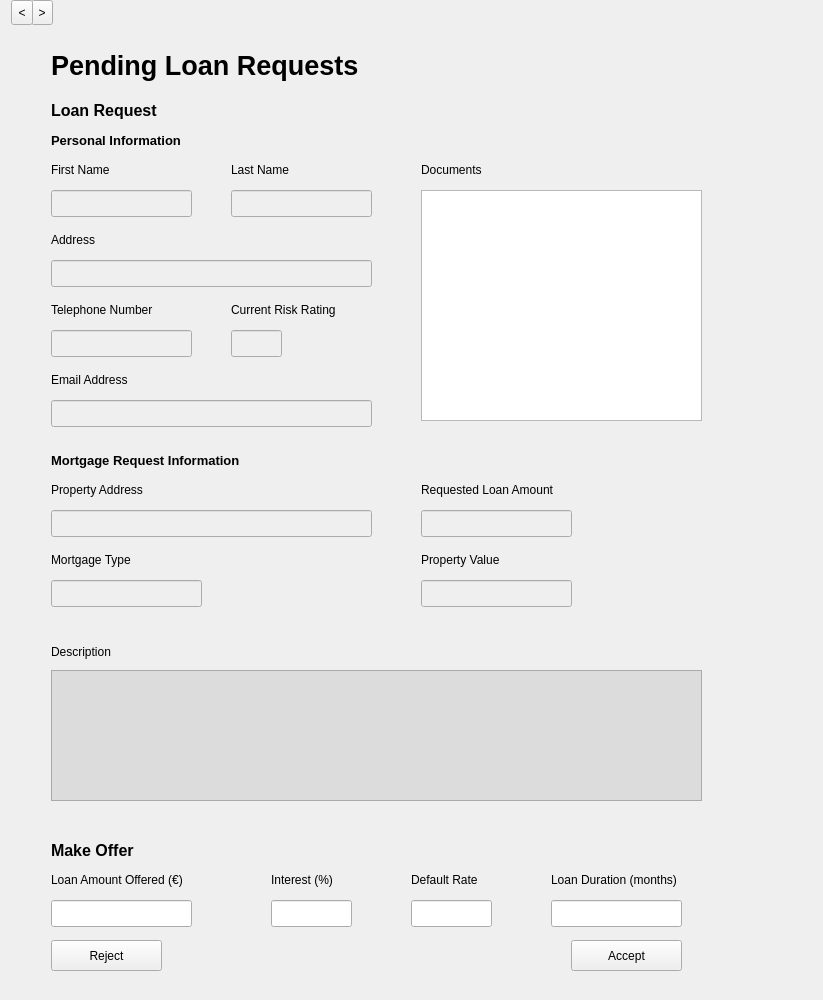
            <widget class="QWidget" name="scrollAreaWidgetContents">
             <property name="geometry">
              <rect>
               <x>0</x>
               <y>-367</y>
               <width>823</width>
               <height>1000</height>
              </rect>
             </property>
             <layout class="QHBoxLayout" name="horizontalLayout_3">
              <property name="spacing">
               <number>0</number>
              </property>
              <property name="sizeConstraint">
               <enum>QLayout::SetDefaultConstraint</enum>
              </property>
              <property name="leftMargin">
               <number>0</number>
              </property>
              <property name="topMargin">
               <number>0</number>
              </property>
              <property name="rightMargin">
               <number>0</number>
              </property>
              <property name="bottomMargin">
               <number>0</number>
              </property>
              <item>
               <spacer name="verticalSpacer">
                <property name="orientation">
                 <enum>Qt::Vertical</enum>
                </property>
                <property name="sizeType">
                 <enum>QSizePolicy::Fixed</enum>
                </property>
                <property name="sizeHint" stdset="0">
                 <size>
                  <width>1</width>
                  <height>1000</height>
                 </size>
                </property>
               </spacer>
              </item>
              <item>
               <widget class="QWidget" name="widget" native="true">
                <widget class="QToolButton" name="next_3">
                 <property name="geometry">
                  <rect>
                   <x>30</x>
                   <y>0</y>
                   <width>22</width>
                   <height>25</height>
                  </rect>
                 </property>
                 <property name="text">
                  <string>&gt;</string>
                 </property>
                </widget>
                <widget class="QLineEdit" name="fiplr2_lastname_lineedit">
                 <property name="enabled">
                  <bool>false</bool>
                 </property>
                 <property name="geometry">
                  <rect>
                   <x>230</x>
                   <y>190</y>
                   <width>141</width>
                   <height>27</height>
                  </rect>
                 </property>
                </widget>
                <widget class="QLineEdit" name="fiplr2_property_value_lineedit">
                 <property name="enabled">
                  <bool>false</bool>
                 </property>
                 <property name="geometry">
                  <rect>
                   <x>420</x>
                   <y>580</y>
                   <width>151</width>
                   <height>27</height>
                  </rect>
                 </property>
                </widget>
                <widget class="QLineEdit" name="fiplr2_risk_lineedit">
                 <property name="enabled">
                  <bool>false</bool>
                 </property>
                 <property name="geometry">
                  <rect>
                   <x>230</x>
                   <y>330</y>
                   <width>51</width>
                   <height>27</height>
                  </rect>
                 </property>
                </widget>
                <widget class="QToolButton" name="prev_3">
                 <property name="geometry">
                  <rect>
                   <x>10</x>
                   <y>0</y>
                   <width>22</width>
                   <height>25</height>
                  </rect>
                 </property>
                 <property name="text">
                  <string>&lt;</string>
                 </property>
                </widget>
                <widget class="QLabel" name="fiplr2_property_address_label">
                 <property name="geometry">
                  <rect>
                   <x>50</x>
                   <y>480</y>
                   <width>141</width>
                   <height>20</height>
                  </rect>
                 </property>
                 <property name="font">
                  <font>
                   <weight>50</weight>
                   <bold>false</bold>
                  </font>
                 </property>
                 <property name="text">
                  <string>Property Address</string>
                 </property>
                </widget>
                <widget class="QLabel" name="fiplr2_lastname_label">
                 <property name="geometry">
                  <rect>
                   <x>230</x>
                   <y>160</y>
                   <width>90</width>
                   <height>20</height>
                  </rect>
                 </property>
                 <property name="font">
                  <font>
                   <weight>50</weight>
                   <bold>false</bold>
                  </font>
                 </property>
                 <property name="text">
                  <string>Last Name</string>
                 </property>
                </widget>
                <widget class="QLabel" name="fiplr2_loan_amount_label">
                 <property name="geometry">
                  <rect>
                   <x>420</x>
                   <y>480</y>
                   <width>211</width>
                   <height>20</height>
                  </rect>
                 </property>
                 <property name="font">
                  <font>
                   <weight>50</weight>
                   <bold>false</bold>
                  </font>
                 </property>
                 <property name="text">
                  <string>Requested Loan Amount</string>
                 </property>
                </widget>
                <widget class="QPushButton" name="fiplr2_reject_pushbutton">
                 <property name="geometry">
                  <rect>
                   <x>50</x>
                   <y>940</y>
                   <width>111</width>
                   <height>31</height>
                  </rect>
                 </property>
                 <property name="text">
                  <string>Reject</string>
                 </property>
                </widget>
                <widget class="QLineEdit" name="fiplr2_offer_amount_lineedit">
                 <property name="geometry">
                  <rect>
                   <x>50</x>
                   <y>900</y>
                   <width>141</width>
                   <height>27</height>
                  </rect>
                 </property>
                </widget>
                <widget class="QLabel" name="fiplr2_mortgage_information_label">
                 <property name="geometry">
                  <rect>
                   <x>50</x>
                   <y>450</y>
                   <width>241</width>
                   <height>21</height>
                  </rect>
                 </property>
                 <property name="font">
                  <font>
                   <pointsize>10</pointsize>
                   <weight>75</weight>
                   <bold>true</bold>
                  </font>
                 </property>
                 <property name="text">
                  <string>Mortgage Request Information</string>
                 </property>
                </widget>
                <widget class="QLabel" name="fiplr2_email_label">
                 <property name="geometry">
                  <rect>
                   <x>50</x>
                   <y>370</y>
                   <width>181</width>
                   <height>20</height>
                  </rect>
                 </property>
                 <property name="font">
                  <font>
                   <weight>50</weight>
                   <bold>false</bold>
                  </font>
                 </property>
                 <property name="text">
                  <string>Email Address</string>
                 </property>
                </widget>
                <widget class="QLabel" name="fiplr2_title_label">
                 <property name="geometry">
                  <rect>
                   <x>50</x>
                   <y>40</y>
                   <width>361</width>
                   <height>51</height>
                  </rect>
                 </property>
                 <property name="font">
                  <font>
                   <pointsize>20</pointsize>
                   <weight>75</weight>
                   <bold>true</bold>
                  </font>
                 </property>
                 <property name="text">
                  <string>Pending Loan Requests</string>
                 </property>
                </widget>
                <widget class="QLabel" name="fiplr2_phonenumber_label">
                 <property name="geometry">
                  <rect>
                   <x>50</x>
                   <y>300</y>
                   <width>141</width>
                   <height>20</height>
                  </rect>
                 </property>
                 <property name="font">
                  <font>
                   <weight>50</weight>
                   <bold>false</bold>
                  </font>
                 </property>
                 <property name="text">
                  <string>Telephone Number</string>
                 </property>
                </widget>
                <widget class="QListView" name="fiplr2_documents_listview">
                 <property name="geometry">
                  <rect>
                   <x>420</x>
                   <y>190</y>
                   <width>281</width>
                   <height>231</height>
                  </rect>
                 </property>
                </widget>
                <widget class="QLabel" name="fiplr2_loan_request_label">
                 <property name="geometry">
                  <rect>
                   <x>50</x>
                   <y>100</y>
                   <width>221</width>
                   <height>21</height>
                  </rect>
                 </property>
                 <property name="font">
                  <font>
                   <pointsize>12</pointsize>
                   <weight>75</weight>
                   <bold>true</bold>
                  </font>
                 </property>
                 <property name="text">
                  <string>Loan Request</string>
                 </property>
                </widget>
                <widget class="QLabel" name="fiplr2_loan_duration_label">
                 <property name="geometry">
                  <rect>
                   <x>550</x>
                   <y>870</y>
                   <width>141</width>
                   <height>20</height>
                  </rect>
                 </property>
                 <property name="font">
                  <font>
                   <weight>50</weight>
                   <bold>false</bold>
                  </font>
                 </property>
                 <property name="text">
                  <string>Loan Duration (months)</string>
                 </property>
                </widget>
                <widget class="QLineEdit" name="fiplr2_loan_amount_lineedit">
                 <property name="enabled">
                  <bool>false</bool>
                 </property>
                 <property name="geometry">
                  <rect>
                   <x>420</x>
                   <y>510</y>
                   <width>151</width>
                   <height>27</height>
                  </rect>
                 </property>
                </widget>
                <widget class="QLineEdit" name="fiplr2_default_rate_lineedit">
                 <property name="geometry">
                  <rect>
                   <x>410</x>
                   <y>900</y>
                   <width>81</width>
                   <height>27</height>
                  </rect>
                 </property>
                </widget>
                <widget class="QLabel" name="fiplr2_firstname_label">
                 <property name="geometry">
                  <rect>
                   <x>50</x>
                   <y>160</y>
                   <width>90</width>
                   <height>20</height>
                  </rect>
                 </property>
                 <property name="font">
                  <font>
                   <weight>50</weight>
                   <bold>false</bold>
                  </font>
                 </property>
                 <property name="text">
                  <string>First Name</string>
                 </property>
                </widget>
                <widget class="QLabel" name="fiplr2_address_label">
                 <property name="geometry">
                  <rect>
                   <x>50</x>
                   <y>230</y>
                   <width>370</width>
                   <height>20</height>
                  </rect>
                 </property>
                 <property name="font">
                  <font>
                   <weight>50</weight>
                   <bold>false</bold>
                  </font>
                 </property>
                 <property name="text">
                  <string>Address</string>
                 </property>
                </widget>
                <widget class="QLineEdit" name="fiplr2_loan_duration_lineedit">
                 <property name="geometry">
                  <rect>
                   <x>550</x>
                   <y>900</y>
                   <width>131</width>
                   <height>27</height>
                  </rect>
                 </property>
                </widget>
                <widget class="QLineEdit" name="fiplr2_mortgage_type_lineedit">
                 <property name="enabled">
                  <bool>false</bool>
                 </property>
                 <property name="geometry">
                  <rect>
                   <x>50</x>
                   <y>580</y>
                   <width>151</width>
                   <height>27</height>
                  </rect>
                 </property>
                </widget>
                <widget class="QLineEdit" name="fiplr2_address_lineedit">
                 <property name="enabled">
                  <bool>false</bool>
                 </property>
                 <property name="geometry">
                  <rect>
                   <x>50</x>
                   <y>260</y>
                   <width>321</width>
                   <height>27</height>
                  </rect>
                 </property>
                </widget>
                <widget class="QLabel" name="fiplr2_offer_amount_label">
                 <property name="geometry">
                  <rect>
                   <x>50</x>
                   <y>870</y>
                   <width>161</width>
                   <height>20</height>
                  </rect>
                 </property>
                 <property name="font">
                  <font>
                   <weight>50</weight>
                   <bold>false</bold>
                  </font>
                 </property>
                 <property name="text">
                  <string>Loan Amount Offered (€)</string>
                 </property>
                </widget>
                <widget class="QLineEdit" name="fiplr2_offer_interest_lineedit">
                 <property name="geometry">
                  <rect>
                   <x>270</x>
                   <y>900</y>
                   <width>81</width>
                   <height>27</height>
                  </rect>
                 </property>
                </widget>
                <widget class="QLineEdit" name="fiplr2_phonenumber_lineedit">
                 <property name="enabled">
                  <bool>false</bool>
                 </property>
                 <property name="geometry">
                  <rect>
                   <x>50</x>
                   <y>330</y>
                   <width>141</width>
                   <height>27</height>
                  </rect>
                 </property>
                </widget>
                <widget class="QLabel" name="fiplr2_personal_information_label">
                 <property name="geometry">
                  <rect>
                   <x>50</x>
                   <y>130</y>
                   <width>221</width>
                   <height>21</height>
                  </rect>
                 </property>
                 <property name="font">
                  <font>
                   <pointsize>10</pointsize>
                   <weight>75</weight>
                   <bold>true</bold>
                  </font>
                 </property>
                 <property name="text">
                  <string>Personal Information</string>
                 </property>
                </widget>
                <widget class="QLabel" name="fiplr2_risk_label">
                 <property name="geometry">
                  <rect>
                   <x>230</x>
                   <y>300</y>
                   <width>121</width>
                   <height>20</height>
                  </rect>
                 </property>
                 <property name="font">
                  <font>
                   <weight>50</weight>
                   <bold>false</bold>
                  </font>
                 </property>
                 <property name="text">
                  <string>Current Risk Rating</string>
                 </property>
                </widget>
                <widget class="QLabel" name="fiplr2_documents_label">
                 <property name="geometry">
                  <rect>
                   <x>420</x>
                   <y>160</y>
                   <width>90</width>
                   <height>20</height>
                  </rect>
                 </property>
                 <property name="font">
                  <font>
                   <weight>50</weight>
                   <bold>false</bold>
                  </font>
                 </property>
                 <property name="text">
                  <string>Documents</string>
                 </property>
                </widget>
                <widget class="QLabel" name="fiplr2_make_offer_label">
                 <property name="geometry">
                  <rect>
                   <x>50</x>
                   <y>840</y>
                   <width>221</width>
                   <height>21</height>
                  </rect>
                 </property>
                 <property name="font">
                  <font>
                   <pointsize>12</pointsize>
                   <weight>75</weight>
                   <bold>true</bold>
                  </font>
                 </property>
                 <property name="text">
                  <string>Make Offer</string>
                 </property>
                </widget>
                <widget class="QLineEdit" name="fiplr2_property_address_lineedit">
                 <property name="enabled">
                  <bool>false</bool>
                 </property>
                 <property name="geometry">
                  <rect>
                   <x>50</x>
                   <y>510</y>
                   <width>321</width>
                   <height>27</height>
                  </rect>
                 </property>
                </widget>
                <widget class="QLineEdit" name="fiplr2_email_lineedit">
                 <property name="enabled">
                  <bool>false</bool>
                 </property>
                 <property name="geometry">
                  <rect>
                   <x>50</x>
                   <y>400</y>
                   <width>321</width>
                   <height>27</height>
                  </rect>
                 </property>
                </widget>
                <widget class="QLabel" name="fiplr2_default_rate_label">
                 <property name="geometry">
                  <rect>
                   <x>410</x>
                   <y>870</y>
                   <width>141</width>
                   <height>20</height>
                  </rect>
                 </property>
                 <property name="font">
                  <font>
                   <weight>50</weight>
                   <bold>false</bold>
                  </font>
                 </property>
                 <property name="text">
                  <string>Default Rate</string>
                 </property>
                </widget>
                <widget class="QLabel" name="fiplr2_property_value_label">
                 <property name="geometry">
                  <rect>
                   <x>420</x>
                   <y>550</y>
                   <width>370</width>
                   <height>20</height>
                  </rect>
                 </property>
                 <property name="font">
                  <font>
                   <weight>50</weight>
                   <bold>false</bold>
                  </font>
                 </property>
                 <property name="text">
                  <string>Property Value</string>
                 </property>
                </widget>
                <widget class="QLineEdit" name="fiplr2_firstname_lineedit">
                 <property name="enabled">
                  <bool>false</bool>
                 </property>
                 <property name="geometry">
                  <rect>
                   <x>50</x>
                   <y>190</y>
                   <width>141</width>
                   <height>27</height>
                  </rect>
                 </property>
                </widget>
                <widget class="QPushButton" name="fiplr2_accept_pushbutton">
                 <property name="geometry">
                  <rect>
                   <x>570</x>
                   <y>940</y>
                   <width>111</width>
                   <height>31</height>
                  </rect>
                 </property>
                 <property name="text">
                  <string>Accept</string>
                 </property>
                </widget>
                <widget class="QLabel" name="fiplr2_offer_interest_label">
                 <property name="geometry">
                  <rect>
                   <x>270</x>
                   <y>870</y>
                   <width>141</width>
                   <height>20</height>
                  </rect>
                 </property>
                 <property name="font">
                  <font>
                   <weight>50</weight>
                   <bold>false</bold>
                  </font>
                 </property>
                 <property name="text">
                  <string>Interest (%)</string>
                 </property>
                </widget>
                <widget class="QLabel" name="fiplr2_mortgage_type_label">
                 <property name="geometry">
                  <rect>
                   <x>50</x>
                   <y>550</y>
                   <width>281</width>
                   <height>20</height>
                  </rect>
                 </property>
                 <property name="font">
                  <font>
                   <weight>50</weight>
                   <bold>false</bold>
                  </font>
                 </property>
                 <property name="text">
                  <string>Mortgage Type</string>
                 </property>
                </widget>
                <widget class="QTextEdit" name="fiplr2_description_textedit">
                 <property name="enabled">
                  <bool>false</bool>
                 </property>
                 <property name="geometry">
                  <rect>
                   <x>50</x>
                   <y>670</y>
                   <width>651</width>
                   <height>131</height>
                  </rect>
                 </property>
                 <property name="styleSheet">
                  <string notr="true">background-color: rgb(220, 220, 220)</string>
                 </property>
                 <property name="undoRedoEnabled">
                  <bool>false</bool>
                 </property>
                </widget>
                <widget class="QLabel" name="fiplr2_description_label">
                 <property name="geometry">
                  <rect>
                   <x>50</x>
                   <y>643</y>
                   <width>131</width>
                   <height>17</height>
                  </rect>
                 </property>
                 <property name="text">
                  <string>Description</string>
                 </property>
                </widget>
               </widget>
              </item>
             </layout>
            </widget>
